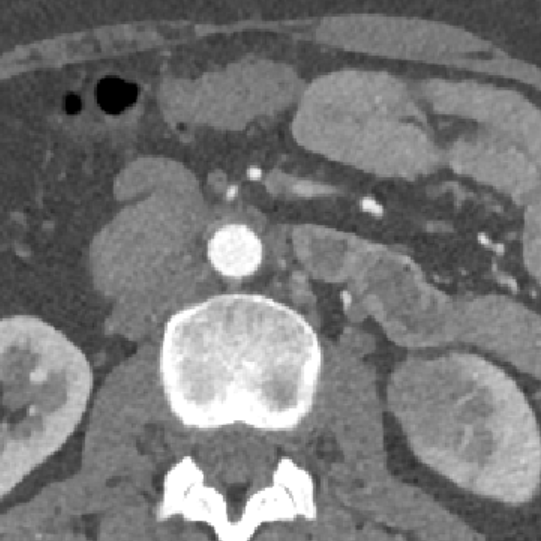
//> input picture DIP/exp6/2/ct_crop.png, 541 x 541 px
$ ./custom   (built with g++ and OpenCV 4)
//> lines starting //> are read from the running program, lines starting //| are printed output that depends on the picture; after the words box and inside, x2 and y2 are one past the last pixel; in counts of white or black regions, pixels touching at a corner belong together
#include <opencv2/opencv.hpp>
#include <iostream>
#include <vector>
#include <cmath>

int main()
{
    cv::Mat src = cv::imread("ct_crop.png", cv::IMREAD_GRAYSCALE);
//> src is the input picture: 541 rows x 541 cols, CV_8UC1; min 0, max 255, mean 118.8
    if (src.empty())
        return -1;

    cv::Mat blurred;
    cv::GaussianBlur(src, blurred, cv::Size(9, 9), 2, 2);

    cv::Mat grad_x, grad_y;
    cv::Sobel(blurred, grad_x, CV_32F, 1, 0);
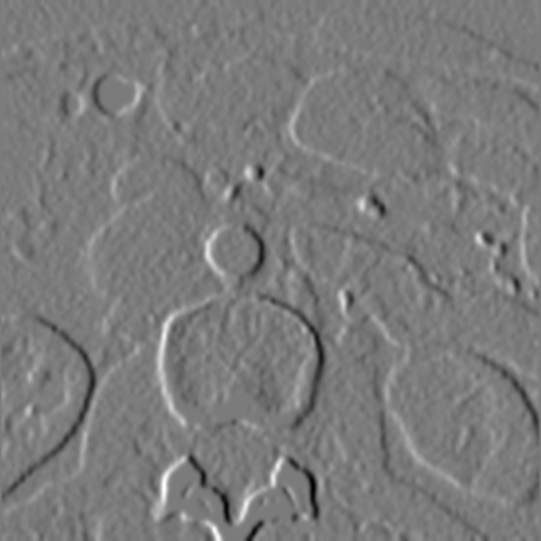
//> grad_x: 541 rows x 541 cols, CV_32FC1; min -220, max 234, mean 0.3; drawn with min black and max white
    cv::Sobel(blurred, grad_y, CV_32F, 0, 1);
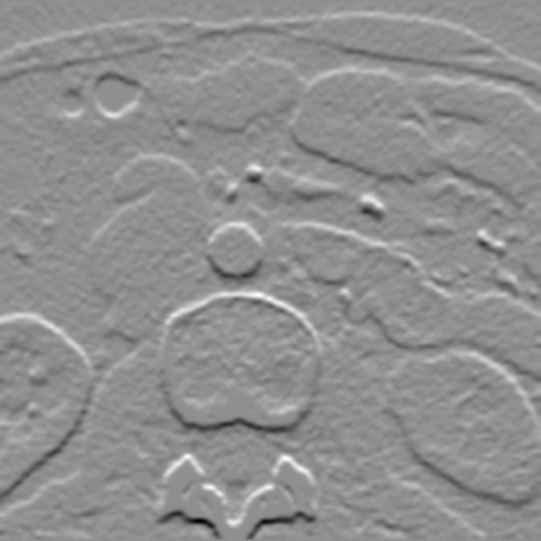
//> grad_y: 541 rows x 541 cols, CV_32FC1; min -250, max 195, mean 0.8; drawn with min black and max white

    struct EdgePoint
    {
        int x;
        int y;
        double cosTheta;
        double sinTheta;
    };

    std::vector<EdgePoint> edge_points;
    for (int y = 0; y < blurred.rows; ++y)
    {
        for (int x = 0; x < blurred.cols; ++x)
        {
            float gx = grad_x.at<float>(y, x);
            float gy = grad_y.at<float>(y, x);
            float magnitude = std::sqrt(gx * gx + gy * gy);
            float cosTheta = gx / magnitude;
            float sinTheta = gy / magnitude;

            if (magnitude > 100.0f)
            {
                edge_points.emplace_back(EdgePoint{x, y, cosTheta, sinTheta});
            }
        }
    }
//> after the loop, edge_points = 8998 items

    int minRadius = 15;
    int maxRadius = 35;
    int rows = src.rows;
//> rows = 541
    int cols = src.cols;
//> cols = 541

    struct CircleCandidate
    {
        int x, y, r, votes;
    };
    std::vector<CircleCandidate> candidates;

    for (int r = minRadius; r <= maxRadius; ++r)
    {
        cv::Mat accumulator = cv::Mat::zeros(rows, cols, CV_32S);

        for (const auto &pt : edge_points)

        {
            int x = pt.x;
            int y = pt.y;
            double cosTheta = pt.cosTheta;
            double sinTheta = pt.sinTheta;

            // 沿着梯度正反两个方向各投一票
            for (int side : {-1, 1})
            {
                int cx = std::round(x + side * r * cosTheta);
                int cy = std::round(y + side * r * sinTheta);

                if (cx >= 0 && cx < cols && cy >= 0 && cy < rows)
                {
                    accumulator.at<int>(cy, cx)++;
                }
            }
        }

        // 寻找当前半径平面下投票数极高的点
        double min_val, max_val;
        cv::Point max_loc;
        cv::minMaxLoc(accumulator, &min_val, &max_val, nullptr, &max_loc);

        if (max_val > 2 * 2 * std::acos(0) * r / 6.5)
        {
            candidates.push_back({max_loc.x, max_loc.y, r, (int)max_val});
        }
    }

    cv::Mat result;
    cv::cvtColor(src, result, cv::COLOR_GRAY2BGR);

    for (const auto &c : candidates)
    {

        cv::circle(result, cv::Point(c.x, c.y), c.r, cv::Scalar(0, 0, 255), 2, cv::LINE_AA);
        cv::circle(result, cv::Point(c.x, c.y), 2, cv::Scalar(0, 255, 0), -1);
    }
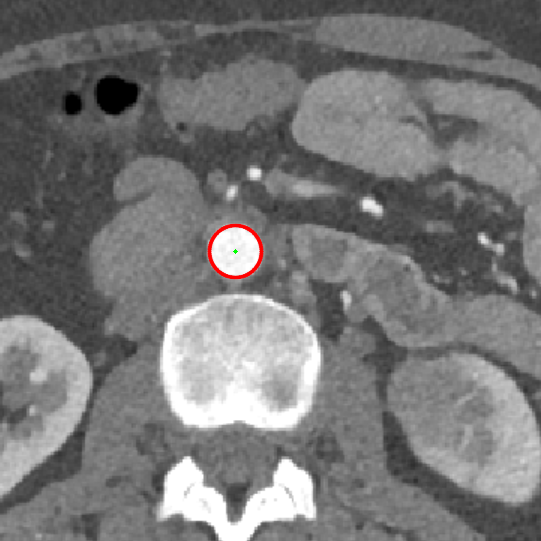
//> result: 541 rows x 541 cols, CV_8UC3; 0.3% of pixels changed, all inside (x1, y1, x2, y2) = (206, 223, 265, 280)

    cv::imwrite("manual_detected_vessel.png", result);
    return 0;
}

$ run again, with DIP/exp6/2/ct_1.png copied over DIP/exp6/2/ct_crop.png
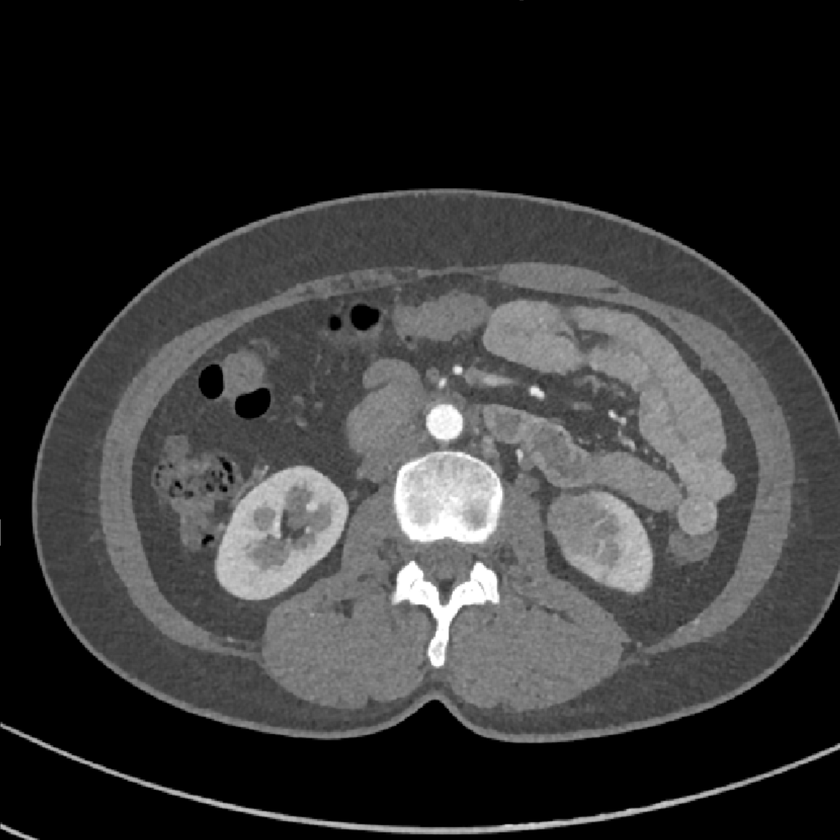
//> input picture DIP/exp6/2/ct_1.png, 840 x 840 px, shrunk from 1245 x 1245 before the run
//> src is the input picture: 840 rows x 840 cols, CV_8UC1; min 0, max 255, mean 54.2
//> `cv::Sobel(blurred, grad_y, CV_32F, 0, 1);`:
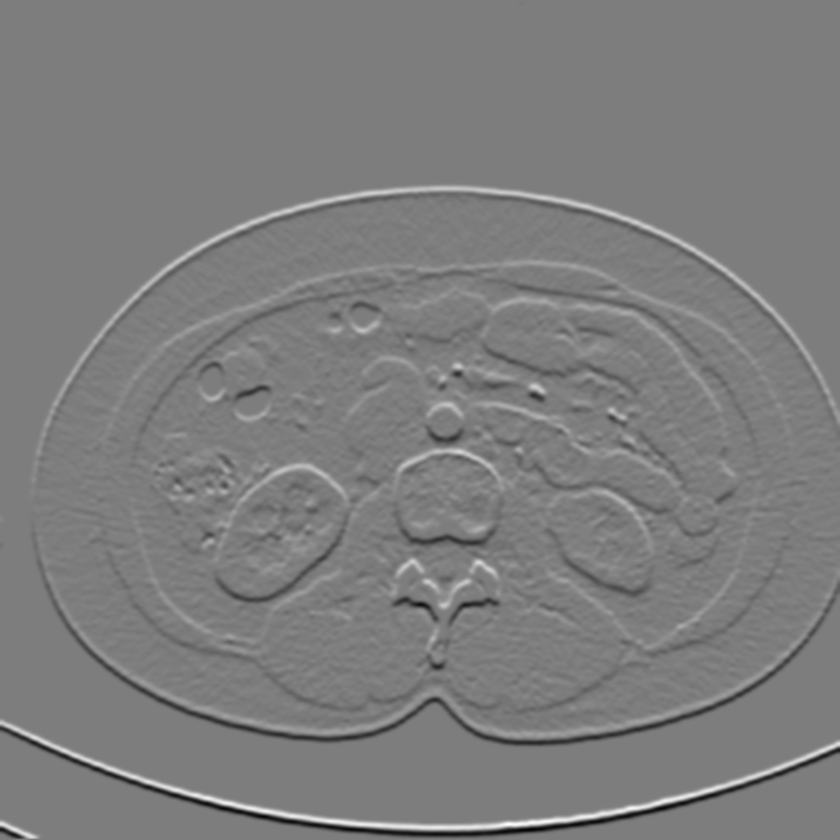
//> grad_y: 840 rows x 840 cols, CV_32FC1; min -295, max 304, mean 0; drawn with min black and max white
//> after the loop `for (int y = 0; y < blurred.rows; ++y)`: edge_points = 27512 items
//> after the loop `for (const auto &c : candidates)`:
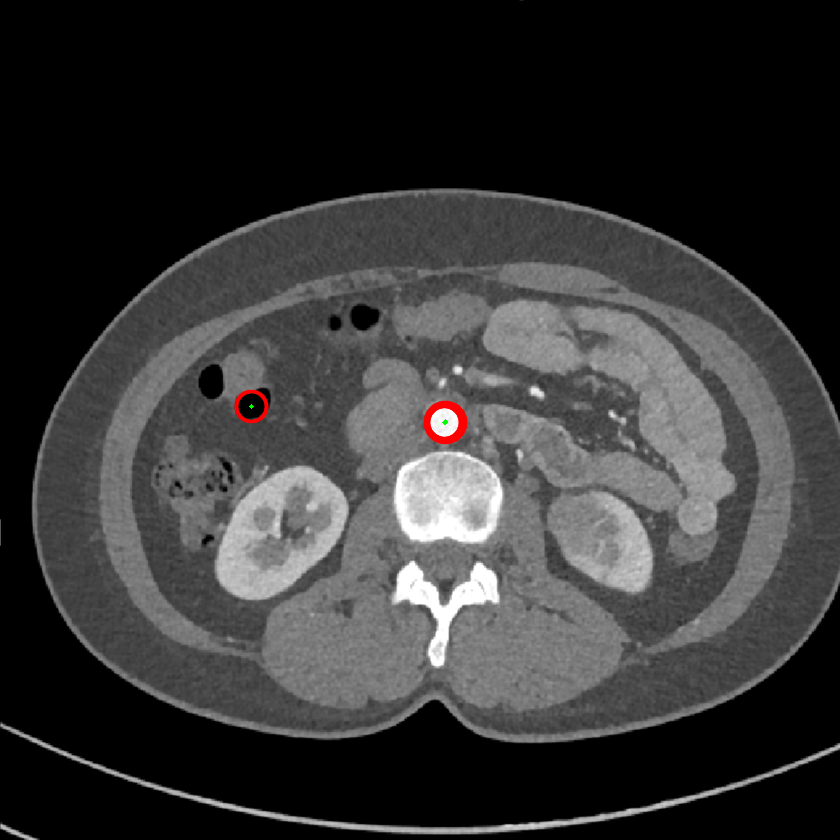
//> result: 840 rows x 840 cols, CV_8UC3; 0.23% of pixels changed, all inside (x1, y1, x2, y2) = (233, 389, 469, 445)
